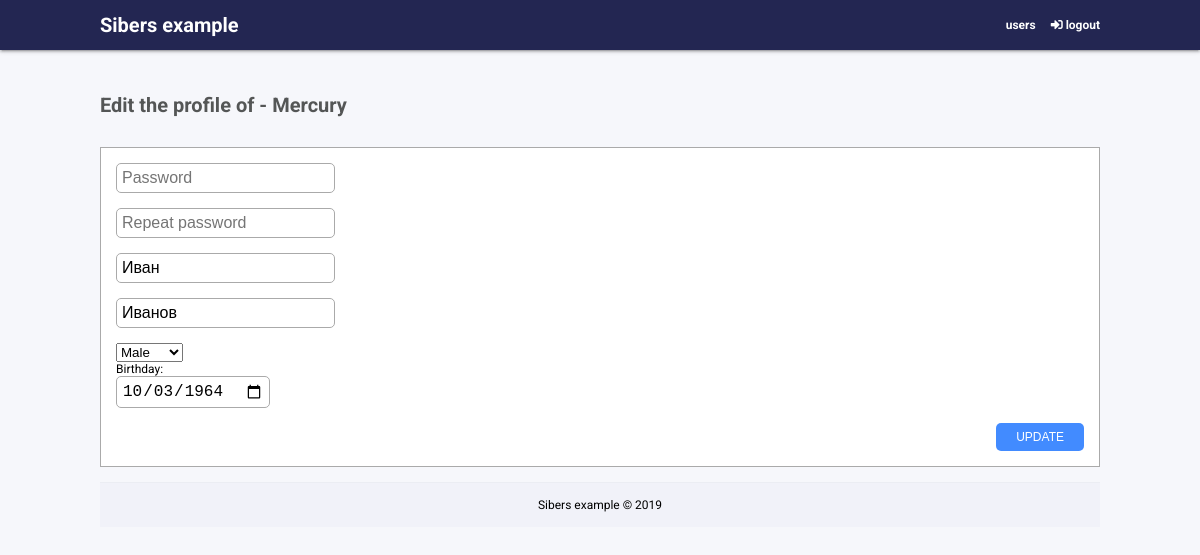
Page /edit/Mercury (signed in) on the committed database.
### tables this page shows
CREATE TABLE `users` (
  `id` int(8) NOT NULL,
  `login` varchar(32) NOT NULL,
  `password` varchar(32) NOT NULL,
  `name` varchar(32) NOT NULL,
  `lastname` varchar(32) NOT NULL,
  `gender` int(1) NOT NULL,
  `bday` date NOT NULL
);

### app/controllers/indexController.php (called while the page is built, shortened)
<?php
class IndexController extends Controller {
	protected $user;
	public function __construct($route) {
		$this->user = new UserModel();
	}
	public function editAction($params){
		$data = $this->user->read($params[0]);
		View::render('index/edit', 'main', $data);
		return true;
	}
}

### index.php (called while the page is built, shortened)
<?php
spl_autoload_register(function($class) {
    $path = str_replace('\\', '/', $class.'.php');
});
$router = new Router;
$router -> run();

### app/libs/db.php (called while the page is built, shortened)
<?php
class Db {
	protected $db;
	public function __construct() {
		$config = require CONFIG.'db.php';
		$this->db = new PDO('mysql:host='.$config['host'].';dbname='.$config['db'].'', $config['user'], $config['password']);
	}
	public function query($sql, $params = []) {
		$stmt = $this->db->prepare($sql);
		if (!empty($params)) {
			foreach ($params as $key => $val) {
				$stmt->bindValue(':'.$key, $val);
			}
		}
		$stmt->execute();
		return $stmt;
	}
}

### app/configs/db.php (called while the page is built)
<?php
return [
	'host' => 'localhost',
	'db' => 'sibers_example',
	'user' => 'admin',
	'password' => '',
];

### app/models/userModel.php (called while the page is built, shortened)
<?php
class UserModel extends Model {
	public function read($login){
		$params = ['login' => $this->clean($login)];
		$query = 'SELECT `id`, `name`, `login`, `lastname`, `gender`, `bday` FROM `users` WHERE `login` = :login LIMIT 1';
		$result = $this->db->query($query, $params);
		$data = $result -> fetch ();
		return $data;
	}
	private function clean($value) {
	    $value = trim($value);
	    $value = stripslashes($value);
	    $value = strip_tags($value);
	    $value = htmlspecialchars($value);
	    $value = preg_replace('/[^ a-zа-яё\d]/ui', '', $value);
	    return $value;
	}
}

### app/core/Model.php (called while the page is built, shortened)
<?php
class Model {
	public function __construct() {
		$this->db = new Db;
	}
}

### app/configs/routes.php (called while the page is built)
<?php
return array(
	'' => 'index/index',
	'login' => 'index/login',
	'logout' => 'index/logout',
	'users([\?][=&A-Za-z0-9]+)' => 'index/users',
	'users' => 'index/users',
	'profile/([A-Za-z0-9]+)' => 'index/profile/$1',
	'edit/([A-Za-z0-9]+)' => 'index/edit/$1',
	'delete' => 'index/delete',
);

### app/acl/index.php (called while the page is built)
<?php
return [
	'all' => [
		'IndexAction',
		'ProfileAction',
	],
	'authorize' => [
		'UsersAction',
		'EditAction',
		'DeleteAction',
		'LogoutAction',
	],
	'guest' => [
		'IndexAction',
		'LoginAction',
	],
];

### app/core/Controller.php (called while the page is built, shortened)
<?php
class Controller {
	public $route;
	public $acl;
	public function __construct($route) {
		$this->route = $route;
	}
	public function checkAcl() {
		$this->acl = require APP.'acl/index.php';
		if ($this->isAcl('all')) {
			return true;
		}
		elseif (isset($_SESSION['login']) and $this->isAcl('authorize')) {
			return true;
		}
		elseif (!isset($_SESSION['login']) and $this->isAcl('guest')) {
			return true;
		}
		return false;
	}
	public function isAcl($key) {
		return in_array($this->route, $this->acl[$key]);
	}
}

### app/views/index/edit.php (the view, shortened to what this page needs)
<div class="page">
	<h1>Edit the profile of - <?php echo $data['login']; ?></h1>
	<form action="/edit/<?php echo $data['login']; ?>" method="post" id="form">
		<input type="password" name="password" placeholder="Password" maxlength="32"><br>
		<input type="password" name="repassword" placeholder="Repeat password" maxlength="32"><br>
		<input type="text" name="name" placeholder="Name" maxlength="32" value="<?php echo $data['name']; ?>"><br>
		<input type="text" name="lastname" placeholder="Last name" maxlength="32" value="<?php echo $data['lastname']; ?>"><br>
		<select name="gender">
		    <option value="1">Male</option>
		</select><br>
			Birthday:<br>
			<input type="date" name="bday" value="<?php echo $data['bday']; ?>">
	       <br>
		<button class="button" type="submit">Update</button>
	</form>

### app/core/Router.php (shortened to what this page needs)
<?php
class Router {
    protected $routes;
    protected $uri;
    public function __construct(){
        $routes = include(CONFIG.'routes.php');
        $this->routes = $routes;
        $this->uri = trim($_SERVER['REQUEST_URI'], '/');
    }
    public function match() {
        foreach($this->routes as $uriPattern => $patch) {
            if (preg_match('~^'.$uriPattern.'$~', $this->uri)) {
                $internalRoute = preg_replace("~^$uriPattern$~", $patch, $this->uri);
                $segments = explode('/', $internalRoute);
                $controllerName = array_shift($segments).'Controller';
                $actionName = ucfirst(array_shift($segments).'Action');
                $parameters = $segments;
                $path = 'app\controllers\\'.ucfirst($controllerName);
                if (class_exists($path)) {
                    if (method_exists($path, $actionName)) {
                        $controller = new $path($actionName);
                        $controller->$actionName($parameters);
                        return true;
                    } else {
                        debug('no method:'.$action);
                        View::errorCode(404);
                    }
                } else {
                    debug('no controller:'.$path);
                    View::errorCode(404);
                }
            }
        }
    }
    public function run() {
        if(self::match()) {
        } else {
            View::errorCode(404);
        }
    }
}

### app/views/main.php (shortened to what this page needs)
<?php
  function printNav(){
    if (isset($_SESSION['login'])) {
      echo '<a href="/users">users</a><a href="/logout"><i class="fas fa-sign-in-alt"></i> logout</a>';
    } else {
      echo '<a href="/login"><i class="fas fa-sign-in-alt"></i> login</a>';
    }
  }
?>
<!DOCTYPE html>
<html lang="ru">
<head>
  <link rel="stylesheet" href="https://use.fontawesome.com/releases/v5.7.2/css/all.css">
  <link rel="stylesheet" type="text/css" href="/css/common.css">
  <link rel="stylesheet" type="text/css" href="/css/login.css">
  <link rel="stylesheet" type="text/css" href="/css/users.css">
  <link rel="stylesheet" type="text/css" href="/css/profile.css">
</head>
<body>
  <header>
    <div class="header__wrap">
      <div class="logo"><a href="/">Sibers example</a></div>
      <nav>
        <?php printNav(); ?>
      </nav>
    </div>
  </header>
  <?php print_r($content); ?>
  <footer>
    Sibers example &copy; 2019
  </footer>
</body>
</html>

### css/common.css (style rules this page uses)
body { padding: 0; margin: 0; background-color: #f6f7fb; font-family: 'Roboto', sans-serif; font-size: 12px; }
header { background: #232652; color: #fff; height: 50px; padding: 0 15px; line-height: 50px; font-weight: bolder; box-shadow: 0 2px 2px 0 rgba(0,0,0,0.14), 0 3px 1px -2px rgba(0,0,0,0.12), 0 1px 5px 0 rgba(0,0,0,0.2); }
.header__wrap { margin: 0 auto; width: 1000px; display: flex; }
.logo { width: 30%; font-weight: bold; font-size: 20px; }
.logo a { text-decoration: none; color: #fff; }
nav { width: 70%; text-align: right; }
nav a { color: #fff; font-weight: bold; margin-left: 15px; text-decoration: none; }
.page { width: 1000px; height: 100%; padding: 15px; margin: 15px auto; }
h1 { color: #545656; font-size: 20px; font-weight: bold; margin-bottom: 30px; }
#form { margin: 15px 0; padding: 15px; border: 1px solid #aaa; background: #fff; }
.button { background: #428bff; padding: 7px 20px; color: #fff; border: none; border-radius: 5px; float: right; outline: none; text-transform: uppercase; font-size: 12px; cursor: pointer; }
footer { padding: 15px; text-align: center; border-top: 1px solid #ebedf3; background: #f1f2f9; }

### css/users.css (style rules this page uses)
form { overflow: hidden; }
form input { padding: 5px; margin-bottom: 15px; font-size: 16px; border-radius: 5px; border: 1px solid #aaa; }

### rows in the picture
users: login "Mercury", name "Иван", lastname "Иванов", bday "10/03/1964"
